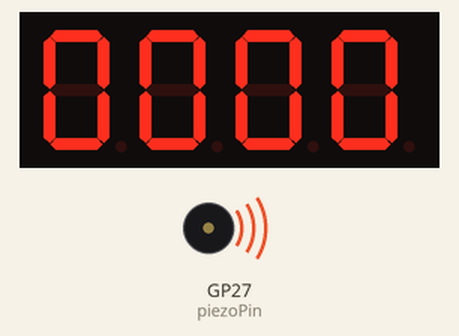
Bench run of a sketch on a simulated Raspberry Pi Pico W. On the bench: 4-digit seven-segment display, buzzer (waves = sounding).

Above: at 1.1 s.
Timing chart, 0 to 2.6 s (numbered marks = the images above):
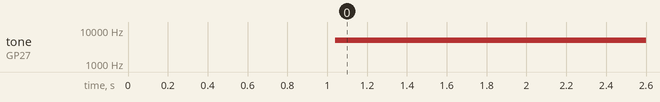

The sketch:

sketch.ino
```cpp
// Now turn this trash into treasure!
#include <TM1637.h>

const int CLK = 4;
const int DIO = 5;

TM1637 tm(CLK, DIO);

const int piezoPin = 27;

void setup() {
  tm.init();
  tm.set(BRIGHT_TYPICAL);
  Serial1.begin(115200);
  Serial1.println("Hello, Raspberry Pi Pico W!");
}

unsigned long startTime = millis();
unsigned long totalMillis = 1000; // kaboom time!
unsigned long remainingMillis = totalMillis;
unsigned long elapsedMillis;
void loop() {
  //relapsedMillis = millis() - startTime;

  //remainingMillis = totalMillis - elapsedMillis;
  /*
  if (remainingMillis <=20) {
  }else{
    elapsedMillis = millis() - startTime;
    remainingMillis = totalMillis - elapsedMillis;
  }
  */
  elapsedMillis = millis() - startTime;

  remainingMillis = totalMillis - elapsedMillis;

  if (remainingMillis > totalMillis) {
    remainingMillis  = 0;
  }else{

  }


  if (remainingMillis > 60000) {
    int minutes = remainingMillis / 60000;
    int seconds = (remainingMillis % 60000) / 1000;
    Serial1.println("seconds:");
     Serial1.println(seconds);
      Serial1.println("minutes:");
      Serial1.println(minutes);
    tm.display(0, minutes / 10);
    tm.display(1, minutes % 10);
    tm.display(2, seconds / 10);
    tm.display(3, seconds % 10);

  } else if ((1 < remainingMillis)  &&(remainingMillis< 60)) {
    int seconds = remainingMillis / 1000;
    Serial1.println("seconds:");
    Serial1.println(seconds);
    int decimals = (remainingMillis % 1000) / 10;
    Serial1.println("decimals");
    Serial1.println(decimals);
    tm.display(0, seconds / 10);
    tm.display(1, seconds % 10);
    tm.display(2, decimals / 10);
    tm.display(3, decimals % 10);

  } else if (remainingMillis <= 0){
    tm.display(0, 0);
    tm.display(1, 0);
    tm.display(2, 0);
    tm.display(3, 0);
    while(true){
    endCountdownAction();
    }
  }

  delay(1);
  //Serial1.println(remainingMillis);
}

void endCountdownAction(){
  Serial1.println("kaboom");
  tone(piezoPin, 5000);

}
```

Measured:
- by itself, tone on GP27 (piezoPin): silent → 5000 Hz at 1.0 s
